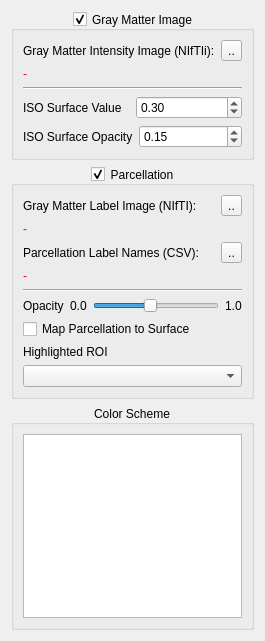
<?xml version="1.0" encoding="UTF-8"?>
<ui version="4.0">
 <class>GMISOConfigPanel</class>
 <widget class="QWidget" name="GMISOConfigPanel">
  <property name="geometry">
   <rect>
    <x>0</x>
    <y>0</y>
    <width>251</width>
    <height>641</height>
   </rect>
  </property>
  <property name="windowTitle">
   <string>Form</string>
  </property>
  <layout class="QVBoxLayout" name="verticalLayout">
   <item>
    <widget class="QGroupBox" name="GMIntensityGroupBox">
     <property name="title">
      <string>Gray Matter Image</string>
     </property>
     <property name="alignment">
      <set>Qt::AlignCenter</set>
     </property>
     <property name="checkable">
      <bool>true</bool>
     </property>
     <layout class="QVBoxLayout" name="verticalLayout_3">
      <item>
       <layout class="QHBoxLayout" name="horizontalLayout_2">
        <item>
         <widget class="QLabel" name="label_9">
          <property name="text">
           <string>Gray Matter Intensity Image (NIfTIi):</string>
          </property>
         </widget>
        </item>
        <item>
         <widget class="QToolButton" name="openGMIntensity">
          <property name="text">
           <string>..</string>
          </property>
         </widget>
        </item>
       </layout>
      </item>
      <item>
       <widget class="QLabel" name="GMISOFileLabel">
        <property name="palette">
         <palette>
          <active>
           <colorrole role="WindowText">
            <brush brushstyle="SolidPattern">
             <color alpha="255">
              <red>255</red>
              <green>0</green>
              <blue>0</blue>
             </color>
            </brush>
           </colorrole>
          </active>
          <inactive>
           <colorrole role="WindowText">
            <brush brushstyle="SolidPattern">
             <color alpha="255">
              <red>255</red>
              <green>0</green>
              <blue>0</blue>
             </color>
            </brush>
           </colorrole>
          </inactive>
          <disabled>
           <colorrole role="WindowText">
            <brush brushstyle="SolidPattern">
             <color alpha="255">
              <red>120</red>
              <green>120</green>
              <blue>120</blue>
             </color>
            </brush>
           </colorrole>
          </disabled>
         </palette>
        </property>
        <property name="text">
         <string>-</string>
        </property>
        <property name="wordWrap">
         <bool>true</bool>
        </property>
       </widget>
      </item>
      <item>
       <widget class="Line" name="line_2">
        <property name="orientation">
         <enum>Qt::Horizontal</enum>
        </property>
       </widget>
      </item>
      <item>
       <layout class="QHBoxLayout" name="horizontalLayout">
        <item>
         <widget class="QLabel" name="label_5">
          <property name="text">
           <string>ISO Surface Value</string>
          </property>
         </widget>
        </item>
        <item>
         <widget class="QDoubleSpinBox" name="isoSurfaceSpinBox">
          <property name="keyboardTracking">
           <bool>false</bool>
          </property>
          <property name="minimum">
           <double>0.050000000000000</double>
          </property>
          <property name="maximum">
           <double>1024.000000000000000</double>
          </property>
          <property name="singleStep">
           <double>0.050000000000000</double>
          </property>
          <property name="value">
           <double>0.300000000000000</double>
          </property>
         </widget>
        </item>
       </layout>
      </item>
      <item>
       <layout class="QHBoxLayout" name="horizontalLayout_5">
        <item>
         <widget class="QLabel" name="label_4">
          <property name="text">
           <string>ISO Surface Opacity</string>
          </property>
         </widget>
        </item>
        <item>
         <widget class="QDoubleSpinBox" name="gayMatOpacity">
          <property name="keyboardTracking">
           <bool>false</bool>
          </property>
          <property name="maximum">
           <double>1.000000000000000</double>
          </property>
          <property name="singleStep">
           <double>0.050000000000000</double>
          </property>
          <property name="value">
           <double>0.150000000000000</double>
          </property>
         </widget>
        </item>
       </layout>
      </item>
     </layout>
    </widget>
   </item>
   <item>
    <widget class="QGroupBox" name="GMParcellationGroupBox">
     <property name="title">
      <string>Parcellation</string>
     </property>
     <property name="alignment">
      <set>Qt::AlignCenter</set>
     </property>
     <property name="checkable">
      <bool>true</bool>
     </property>
     <layout class="QVBoxLayout" name="verticalLayout_2">
      <item>
       <layout class="QHBoxLayout" name="horizontalLayout_4">
        <item>
         <widget class="QLabel" name="label_12">
          <property name="text">
           <string>Gray Matter Label Image (NIfTI):</string>
          </property>
         </widget>
        </item>
        <item>
         <widget class="QToolButton" name="openGMParcellation">
          <property name="text">
           <string>..</string>
          </property>
         </widget>
        </item>
       </layout>
      </item>
      <item>
       <widget class="QLabel" name="GMParFileLabel">
        <property name="palette">
         <palette>
          <active>
           <colorrole role="WindowText">
            <brush brushstyle="SolidPattern">
             <color alpha="255">
              <red>255</red>
              <green>0</green>
              <blue>0</blue>
             </color>
            </brush>
           </colorrole>
          </active>
          <inactive>
           <colorrole role="WindowText">
            <brush brushstyle="SolidPattern">
             <color alpha="255">
              <red>255</red>
              <green>0</green>
              <blue>0</blue>
             </color>
            </brush>
           </colorrole>
          </inactive>
          <disabled>
           <colorrole role="WindowText">
            <brush brushstyle="SolidPattern">
             <color alpha="255">
              <red>120</red>
              <green>120</green>
              <blue>120</blue>
             </color>
            </brush>
           </colorrole>
          </disabled>
         </palette>
        </property>
        <property name="text">
         <string>-</string>
        </property>
        <property name="wordWrap">
         <bool>true</bool>
        </property>
       </widget>
      </item>
      <item>
       <layout class="QHBoxLayout" name="horizontalLayout_3">
        <item>
         <widget class="QLabel" name="label">
          <property name="text">
           <string>Parcellation Label Names (CSV):</string>
          </property>
         </widget>
        </item>
        <item>
         <widget class="QToolButton" name="openLabelNamesFile">
          <property name="text">
           <string>..</string>
          </property>
         </widget>
        </item>
       </layout>
      </item>
      <item>
       <widget class="QLabel" name="parcellationLabelName">
        <property name="palette">
         <palette>
          <active>
           <colorrole role="WindowText">
            <brush brushstyle="SolidPattern">
             <color alpha="255">
              <red>255</red>
              <green>0</green>
              <blue>0</blue>
             </color>
            </brush>
           </colorrole>
          </active>
          <inactive>
           <colorrole role="WindowText">
            <brush brushstyle="SolidPattern">
             <color alpha="255">
              <red>255</red>
              <green>0</green>
              <blue>0</blue>
             </color>
            </brush>
           </colorrole>
          </inactive>
          <disabled>
           <colorrole role="WindowText">
            <brush brushstyle="SolidPattern">
             <color alpha="127">
              <red>255</red>
              <green>255</green>
              <blue>255</blue>
             </color>
            </brush>
           </colorrole>
          </disabled>
         </palette>
        </property>
        <property name="text">
         <string>-</string>
        </property>
       </widget>
      </item>
      <item>
       <widget class="Line" name="line">
        <property name="orientation">
         <enum>Qt::Horizontal</enum>
        </property>
       </widget>
      </item>
      <item>
       <layout class="QHBoxLayout" name="horizontalLayout_6">
        <item>
         <widget class="QLabel" name="label_2">
          <property name="text">
           <string>Opacity</string>
          </property>
         </widget>
        </item>
        <item>
         <widget class="QLabel" name="label_3">
          <property name="text">
           <string>0.0</string>
          </property>
         </widget>
        </item>
        <item>
         <widget class="QSlider" name="LabelSurfaceOpacity">
          <property name="maximum">
           <number>100</number>
          </property>
          <property name="value">
           <number>45</number>
          </property>
          <property name="orientation">
           <enum>Qt::Horizontal</enum>
          </property>
         </widget>
        </item>
        <item>
         <widget class="QLabel" name="label_7">
          <property name="text">
           <string>1.0</string>
          </property>
         </widget>
        </item>
       </layout>
      </item>
      <item>
       <widget class="QCheckBox" name="mapPacellation2SurfaceCheckBox">
        <property name="text">
         <string>Map Parcellation to Surface</string>
        </property>
       </widget>
      </item>
      <item>
       <widget class="QLabel" name="label_6">
        <property name="text">
         <string>Highlighted ROI</string>
        </property>
       </widget>
      </item>
      <item>
       <widget class="QComboBox" name="ROICobombox">
        <property name="palette">
         <palette>
          <active>
           <colorrole role="Text">
            <brush brushstyle="SolidPattern">
             <color alpha="255">
              <red>255</red>
              <green>0</green>
              <blue>0</blue>
             </color>
            </brush>
           </colorrole>
          </active>
          <inactive>
           <colorrole role="Text">
            <brush brushstyle="SolidPattern">
             <color alpha="255">
              <red>255</red>
              <green>0</green>
              <blue>0</blue>
             </color>
            </brush>
           </colorrole>
          </inactive>
          <disabled>
           <colorrole role="Text">
            <brush brushstyle="SolidPattern">
             <color alpha="255">
              <red>120</red>
              <green>120</green>
              <blue>120</blue>
             </color>
            </brush>
           </colorrole>
          </disabled>
         </palette>
        </property>
        <property name="currentText">
         <string/>
        </property>
       </widget>
      </item>
     </layout>
     <zorder></zorder>
     <zorder>GMParFileLabel</zorder>
     <zorder>ROICobombox</zorder>
     <zorder>label_6</zorder>
     <zorder>line</zorder>
     <zorder>mapPacellation2SurfaceCheckBox</zorder>
     <zorder>parcellationLabelName</zorder>
    </widget>
   </item>
   <item>
    <widget class="QGroupBox" name="groupBox_2">
     <property name="title">
      <string>Color Scheme</string>
     </property>
     <property name="alignment">
      <set>Qt::AlignCenter</set>
     </property>
     <layout class="QVBoxLayout" name="verticalLayout_4">
      <item>
       <widget class="QTableView" name="colorSchemeTableView">
        <property name="sizeAdjustPolicy">
         <enum>QAbstractScrollArea::AdjustToContentsOnFirstShow</enum>
        </property>
        <attribute name="horizontalHeaderStretchLastSection">
         <bool>true</bool>
        </attribute>
        <attribute name="verticalHeaderVisible">
         <bool>false</bool>
        </attribute>
       </widget>
      </item>
     </layout>
    </widget>
   </item>
  </layout>
 </widget>
 <resources/>
 <connections/>
</ui>
